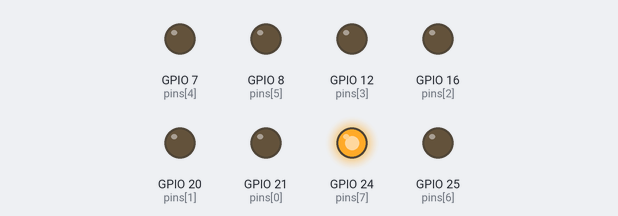
Bench run of a program on a simulated Raspberry Pi (BCM pin numbers). Parts: output pins drawn as LEDs (lit = HIGH). Parts the program declares active-low are drawn by pin level, so they are really on while drawn off.

Above: at 0.3 s.
At 2.7 s:
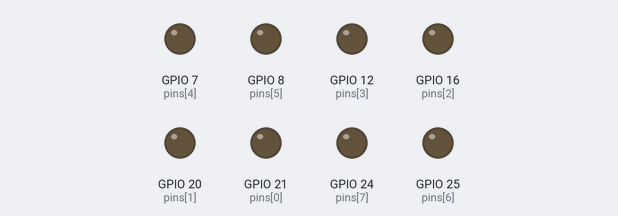
At 8.5 s:
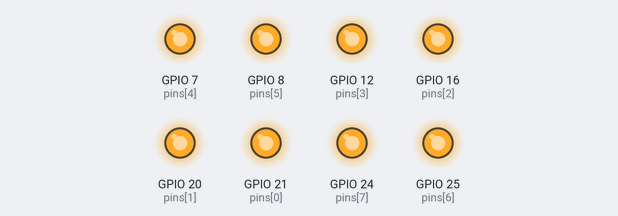
At 21.21 s:
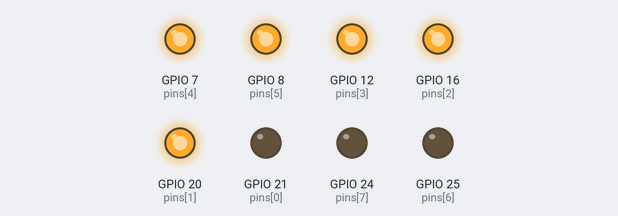
At 30.41 s:
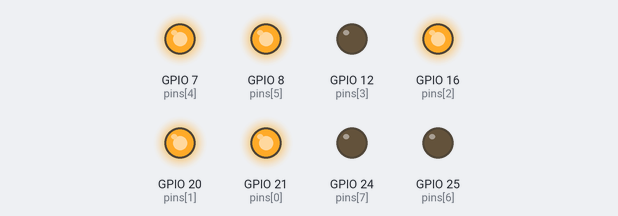
At 39.61 s:
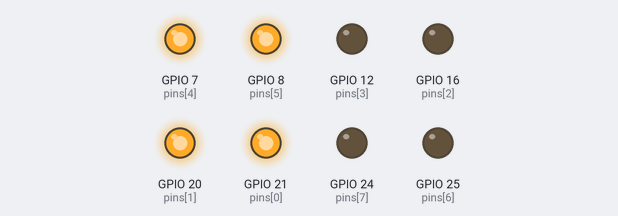
Timing chart, 0 to 40.0 s (numbered marks = the images above):
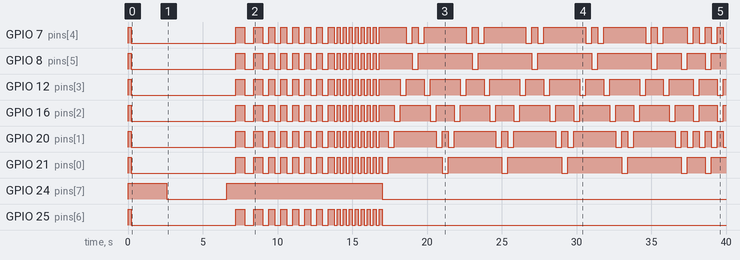

The program:

rpi_app.py
```python
import sys
from gpiozero import OutputDevice
from time import sleep
from pin_patterns_xmas import PatternAlgorithm

pins = [
    OutputDevice(pin=21, active_high=False),
    OutputDevice(pin=20, active_high=False),
    OutputDevice(pin=16, active_high=False),
    OutputDevice(pin=12, active_high=False),
    OutputDevice(pin=7, active_high=False),
    OutputDevice(pin=8, active_high=False),
    OutputDevice(pin=25, active_high=False),
    OutputDevice(pin=24, active_high=False)
]

# ------------------------------------
# set or reset all pins of user give ON/OFF params
if len(sys.argv) > 1:
    if "on" == sys.argv[1].lower():
        for p in pins:
            p.value = True
        sleep(30)
        exit()
    elif "off" == sys.argv[1].lower():
        for p in pins:
            p.value = False
        exit()
    elif "test" == sys.argv[1].lower():
        for p in pins:
            p.value = True
            sleep(1)
        for p in pins:
            p.value = False
            sleep(0.5)
        exit()
# ------------------------------------

pattern_algorithm = PatternAlgorithm(18)

cur_state = PatternAlgorithm.inverse_initial_state()

# in seconds
#sleep_time = 0.085  # for thorana
sleep_time = 0.2  #  for christmas lights

while True:
    new_state = pattern_algorithm.next()

    for idx, new_pin_value in enumerate(new_state):
        if cur_state[idx] != new_pin_value:
            pins[idx].value = (new_pin_value == 1)

    cur_state = new_state
    sleep(sleep_time)
```

pin_patterns_xmas.py
```python
from bit_packing import pack_bits, unpack_bits


class PinPattern8:
    def __init__(self, state_ints_array, loop_count):
        self.loop_count = loop_count
        self.states = []
        for state_int in state_ints_array:
            self.states.append(state_int)


class PatternAlgorithm:
    def __init__(self, loop_count):
        self.prev_pattern_int = None
        self.cur_pattern = None
        self.cur_pattern_id = -1
        self.cur_pos_in_pattern = -1
        self.cur_pattern_loops_remaining = 0
        self.patterns = []
        # Organize patterns
        # -----------------------------------------------------------
        self.patterns.append(PinPattern8(PatternAlgorithm.INITIAL_STATE_PATTERN, 1))
        self.patterns.append(PinPattern8(PatternAlgorithm.ON_NOLASER, 12))
        self.patterns.append(PinPattern8(PatternAlgorithm.ON, 20))
        self.patterns.append(PinPattern8(PatternAlgorithm.ON_OFF, 1))
        self.patterns.append(PinPattern8(PatternAlgorithm.KR, 5))
        self.patterns.append(PinPattern8(PatternAlgorithm.KR_KR, 8))
        self.patterns.append(PinPattern8(PatternAlgorithm.FLIP_FLOP, 6))
        self.patterns.append(PinPattern8(PatternAlgorithm.ON_NOLASER, 20))
        self.patterns.append(PinPattern8(PatternAlgorithm.LASER_X, 16))
        self.patterns.append(PinPattern8(PatternAlgorithm.LASER, 14))
        self.patterns.append(PinPattern8(PatternAlgorithm.OFF, 8))
        self.patterns.append(PinPattern8(PatternAlgorithm.FLIP_FLOP, 6))
        self.patterns.append(PinPattern8(PatternAlgorithm.KR_KR, 8))
        self.patterns.append(PinPattern8(PatternAlgorithm.KR, 5))
        self.patterns.append(PinPattern8(PatternAlgorithm.LASER_X, 16))
        self.patterns.append(PinPattern8(PatternAlgorithm.LASER, 14))
        self.patterns.append(PinPattern8(PatternAlgorithm.OFF, 8))
        # -----------------------------------------------------------

    def _next_pattern_int(self):
        if self.cur_pattern_loops_remaining > 0:
            self.cur_pos_in_pattern += 1
            if self.cur_pos_in_pattern >= len(self.cur_pattern.states):
                self.cur_pos_in_pattern = 0
                self.cur_pattern_loops_remaining -= 1

        if self.cur_pattern_loops_remaining <= 0:
            self.cur_pos_in_pattern = 0
            self.cur_pattern_id = (self.cur_pattern_id + 1) % len(self.patterns)
            self.cur_pattern = self.patterns[self.cur_pattern_id]
            self.cur_pattern_loops_remaining = self.cur_pattern.loop_count

        return self.cur_pattern.states[self.cur_pos_in_pattern]

    def next(self):
        self.prev_pattern_int = self._next_pattern_int()
        return unpack_bits(self.prev_pattern_int)

    @staticmethod
    def inverse_initial_state():
        return unpack_bits(PatternAlgorithm.INVERSE_INITIAL_STATE)

    # 1 - garage
    # 2 - roof
    # 3 - front bush
    # 4 - rose bushes
    # 5 - white tree
    # 6 - multi color tree
    # 7 - x tree
    # 8 - laser

    # Initial state of the pins
    INITIAL_STATE_PATTERN = [pack_bits([0, 0, 0, 0, 0, 0, 0, 0])]
    # Inverse of initial state
    INVERSE_INITIAL_STATE = pack_bits([1, 1, 1, 1, 1, 1, 1, 1])

    # All On
    ON = [
        pack_bits([1, 1, 1, 1, 1, 1, 1, 1])
    ]

    # All Off
    OFF = [
        pack_bits([0, 0, 0, 0, 0, 0, 0, 0])
    ]

    # On - Off
    ON_OFF = [
        pack_bits([1, 1, 1, 1, 1, 1, 1, 0]),
        pack_bits([1, 1, 1, 1, 1, 1, 1, 0]),
        pack_bits([1, 1, 1, 1, 1, 1, 1, 0]),
        pack_bits([0, 0, 0, 0, 0, 0, 0, 0]),
        pack_bits([0, 0, 0, 0, 0, 0, 0, 0]),
        pack_bits([0, 0, 0, 0, 0, 0, 0, 0]),
        pack_bits([1, 1, 1, 1, 1, 1, 1, 0]),
        pack_bits([1, 1, 1, 1, 1, 1, 1, 0]),
        pack_bits([1, 1, 1, 1, 1, 1, 1, 0]),
        pack_bits([0, 0, 0, 0, 0, 0, 0, 0]),
        pack_bits([0, 0, 0, 0, 0, 0, 0, 0]),
        pack_bits([0, 0, 0, 0, 0, 0, 0, 0]),
        pack_bits([1, 1, 1, 1, 1, 1, 1, 0]),
        pack_bits([1, 1, 1, 1, 1, 1, 1, 0]),
        pack_bits([0, 0, 0, 0, 0, 0, 0, 0]),
        pack_bits([0, 0, 0, 0, 0, 0, 0, 0]),
        pack_bits([1, 1, 1, 1, 1, 1, 1, 0]),
        pack_bits([1, 1, 1, 1, 1, 1, 1, 0]),
        pack_bits([0, 0, 0, 0, 0, 0, 0, 0]),
        pack_bits([0, 0, 0, 0, 0, 0, 0, 0]),
        pack_bits([1, 1, 1, 1, 1, 1, 1, 0]),
        pack_bits([1, 1, 1, 1, 1, 1, 1, 0]),
        pack_bits([0, 0, 0, 0, 0, 0, 0, 0]),
        pack_bits([0, 0, 0, 0, 0, 0, 0, 0]),
        pack_bits([1, 1, 1, 1, 1, 1, 1, 0]),
        pack_bits([1, 1, 1, 1, 1, 1, 1, 0]),
        pack_bits([0, 0, 0, 0, 0, 0, 0, 0]),
        pack_bits([0, 0, 0, 0, 0, 0, 0, 0]),
        pack_bits([1, 1, 1, 1, 1, 1, 1, 0]),
        pack_bits([1, 1, 1, 1, 1, 1, 1, 0]),
        pack_bits([0, 0, 0, 0, 0, 0, 0, 0]),
        pack_bits([0, 0, 0, 0, 0, 0, 0, 0]),
        pack_bits([1, 1, 1, 1, 1, 1, 1, 0]),
        pack_bits([1, 1, 1, 1, 1, 1, 1, 0]),
        pack_bits([0, 0, 0, 0, 0, 0, 0, 0]),
        pack_bits([0, 0, 0, 0, 0, 0, 0, 0]),
        pack_bits([1, 1, 1, 1, 1, 1, 1, 0]),
        pack_bits([0, 0, 0, 0, 0, 0, 0, 0]),
        pack_bits([1, 1, 1, 1, 1, 1, 1, 0]),
        pack_bits([0, 0, 0, 0, 0, 0, 0, 0]),
        pack_bits([1, 1, 1, 1, 1, 1, 1, 0]),
        pack_bits([0, 0, 0, 0, 0, 0, 0, 0]),
        pack_bits([1, 1, 1, 1, 1, 1, 1, 0]),
        pack_bits([0, 0, 0, 0, 0, 0, 0, 0]),
        pack_bits([1, 1, 1, 1, 1, 1, 1, 0]),
        pack_bits([0, 0, 0, 0, 0, 0, 0, 0]),
        pack_bits([1, 1, 1, 1, 1, 1, 1, 0]),
        pack_bits([0, 0, 0, 0, 0, 0, 0, 0]),
        pack_bits([1, 1, 1, 1, 1, 1, 1, 0]),
        pack_bits([0, 0, 0, 0, 0, 0, 0, 0]),
        pack_bits([1, 1, 1, 1, 1, 1, 1, 0]),
        pack_bits([0, 0, 0, 0, 0, 0, 0, 0])
    ]

    # Knight Riders - Knight Riders
    KR_KR = [
        pack_bits([1, 0, 0, 0, 0, 1, 1, 1]),
        pack_bits([1, 0, 0, 0, 0, 1, 1, 1]),
        pack_bits([0, 1, 0, 0, 1, 0, 1, 1]),
        pack_bits([0, 1, 0, 0, 1, 0, 1, 1]),
        pack_bits([0, 0, 1, 1, 0, 0, 1, 1]),
        pack_bits([0, 0, 1, 1, 0, 0, 1, 1]),
        pack_bits([0, 1, 0, 0, 1, 0, 1, 1]),
        pack_bits([0, 1, 0, 0, 1, 0, 1, 1])
    ]

    # Knight Riders
    KR = [
        pack_bits([1, 0, 0, 0, 0, 0, 1, 1]),
        pack_bits([1, 0, 0, 0, 0, 0, 1, 1]),
        pack_bits([0, 1, 0, 0, 0, 0, 1, 1]),
        pack_bits([0, 1, 0, 0, 0, 0, 1, 1]),
        pack_bits([0, 0, 1, 0, 0, 0, 1, 1]),
        pack_bits([0, 0, 1, 0, 0, 0, 1, 1]),
        pack_bits([0, 0, 0, 1, 0, 0, 1, 1]),
        pack_bits([0, 0, 0, 1, 0, 0, 1, 1]),
        pack_bits([0, 0, 0, 0, 1, 0, 1, 1]),
        pack_bits([0, 0, 0, 0, 1, 0, 1, 1]),
        pack_bits([0, 0, 0, 0, 0, 1, 1, 1]),
        pack_bits([0, 0, 0, 0, 0, 1, 1, 1]),
        pack_bits([0, 0, 0, 0, 1, 0, 1, 1]),
        pack_bits([0, 0, 0, 0, 1, 0, 1, 1]),
        pack_bits([0, 0, 0, 1, 0, 0, 1, 1]),
        pack_bits([0, 0, 0, 1, 0, 0, 1, 1]),
        pack_bits([0, 0, 1, 0, 0, 0, 1, 1]),
        pack_bits([0, 0, 1, 0, 0, 0, 1, 1]),
        pack_bits([0, 1, 0, 0, 0, 0, 1, 1]),
        pack_bits([0, 1, 0, 0, 0, 0, 1, 1])

    ]

    # Flip - Flop - Swipe
    FLIP_FLOP = [
        pack_bits([1, 1, 0, 0, 0, 1, 1, 0]),
        pack_bits([1, 1, 0, 0, 1, 0, 1, 0]),
        pack_bits([0, 0, 1, 1, 0, 1, 1, 0]),
        pack_bits([0, 0, 1, 1, 1, 0, 1, 0]),
        pack_bits([1, 1, 0, 0, 0, 1, 0, 0]),
        pack_bits([1, 1, 0, 0, 1, 0, 0, 0]),
        pack_bits([0, 0, 1, 1, 0, 1, 0, 0]),
        pack_bits([0, 0, 1, 1, 1, 0, 0, 0]),
        pack_bits([1, 1, 0, 0, 0, 1, 1, 0]),
        pack_bits([1, 1, 0, 0, 1, 0, 1, 0]),
        pack_bits([0, 0, 1, 1, 0, 1, 1, 0]),
        pack_bits([0, 0, 1, 1, 1, 0, 1, 0]),
        pack_bits([1, 1, 0, 0, 0, 1, 0, 0]),
        pack_bits([1, 1, 0, 0, 1, 0, 0, 0]),
        pack_bits([0, 0, 1, 1, 0, 1, 0, 0]),
        pack_bits([0, 0, 1, 1, 1, 0, 0, 0]),
        pack_bits([1, 1, 0, 0, 0, 1, 1, 1]),
        pack_bits([1, 1, 0, 0, 1, 0, 1, 1]),
        pack_bits([0, 0, 1, 1, 0, 1, 1, 1]),
        pack_bits([0, 0, 1, 1, 1, 0, 1, 1]),
        pack_bits([1, 1, 0, 0, 0, 1, 0, 1]),
        pack_bits([1, 1, 0, 0, 1, 0, 0, 1]),
        pack_bits([0, 0, 1, 1, 0, 1, 0, 1]),
        pack_bits([0, 0, 1, 1, 1, 0, 0, 1]),
    ]

    # Fully On - No Laser
    ON_NOLASER = [
        pack_bits([1, 1, 1, 1, 1, 1, 1, 0])
    ]

    # Only Laser
    LASER = [
        pack_bits([0, 0, 0, 0, 0, 0, 0, 1])
    ]

    # Only Laser and X Tree
    LASER_X = [
        pack_bits([0, 0, 0, 0, 0, 0, 1, 1])
    ]
```

bit_packing.py
```python
def pack_bits(int_array):
    """ Returns an int that represents the given 8 bits (int array). """
    assert len(int_array) == 8
    for bit_val in int_array:
        assert bit_val == 0 or bit_val == 1
    return 128 * int_array[7] + \
           64 * int_array[6] + \
           32 * int_array[5] + \
           16 * int_array[4] + \
           8 * int_array[3] + \
           4 * int_array[2] + \
           2 * int_array[1] + \
           int_array[0]


def unpack_bits(int_value):
    """ Unpack the 8 bits represented by the given int and return an array of ints. """
    return [
        positional_bit_int(int_value, 1),
        positional_bit_int(int_value, 2),
        positional_bit_int(int_value, 4),
        positional_bit_int(int_value, 8),
        positional_bit_int(int_value, 16),
        positional_bit_int(int_value, 32),
        positional_bit_int(int_value, 64),
        positional_bit_int(int_value, 128)
    ]


def positional_bit_int(int_value, position_mask):
    if int_value & position_mask > 0:
        return 1
    else:
        return 0


if __name__ == '__main__':
    for i in range(256):
        assert i == pack_bits(unpack_bits(i))
    print "Bit Packing Test Passed."
```

Measured:
- by itself, GPIO 7 (pins[4]): HIGH → LOW at 0.21 s, → HIGH 7.0 s later, → LOW 0.60 s later, → HIGH 0.60 s later, … (59 changes in this stretch)
- by itself, GPIO 8 (pins[5]): HIGH → LOW at 0.21 s, → HIGH 7.0 s later, → LOW 0.60 s later, → HIGH 0.60 s later, … (46 changes in this stretch)
- by itself, GPIO 12 (pins[3]): HIGH → LOW at 0.21 s, → HIGH 7.0 s later, → LOW 0.60 s later, → HIGH 0.60 s later, … (56 changes in this stretch)
- by itself, GPIO 16 (pins[2]): HIGH → LOW at 0.21 s, → HIGH 7.0 s later, → LOW 0.60 s later, → HIGH 0.60 s later, … (56 changes in this stretch)
- by itself, GPIO 20 (pins[1]): HIGH → LOW at 0.21 s, → HIGH 7.0 s later, → LOW 0.60 s later, → HIGH 0.60 s later, … (59 changes in this stretch)
- by itself, GPIO 21 (pins[0]): HIGH → LOW at 0.21 s, → HIGH 7.0 s later, → LOW 0.60 s later, → HIGH 0.60 s later, … (46 changes in this stretch)
- by itself, GPIO 24 (pins[7]): HIGH → LOW at 2.6 s, → HIGH 4.0 s later, → LOW 10.4 s later
- by itself, GPIO 25 (pins[6]): goes LOW 7.0 s, HIGH 0.60 s, LOW 0.60 s, HIGH 0.60 s, 6 × (LOW 0.40 s, HIGH 0.40 s), 8 × (LOW 0.20 s, HIGH 0.20 s), then LOW
